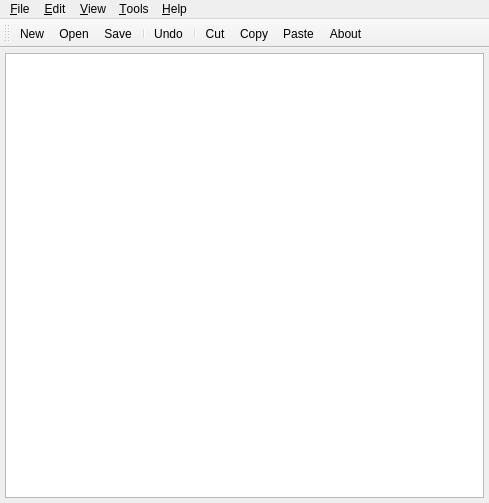
<ui version="4.0" >
 <author>Chris Ryan</author>
 <comment> * OpenRPT report writer and rendering engine
 * Copyright (C) 2001-2008 by OpenMFG, LLC
 *
 * This library is free software; you can redistribute it and/or
 * modify it under the terms of the GNU Lesser General Public
 * License as published by the Free Software Foundation; either
 * version 2.1 of the License, or (at your option) any later version.
 *
 * This library is distributed in the hope that it will be useful,
 * but WITHOUT ANY WARRANTY; without even the implied warranty of
 * MERCHANTABILITY or FITNESS FOR A PARTICULAR PURPOSE. See the GNU
 * Lesser General Public License for more details.
 *
 * You should have received a copy of the GNU Lesser General Public
 * License along with this library; if not, write to the Free Software
 * Foundation, Inc., 59 Temple Place, Suite 330, Boston, MA 02111-1307 USA
 * Please contact info@openmfg.com with any questions on this license.</comment>
 <class>MQLEdit</class>
 <widget class="QMainWindow" name="MQLEdit" >
  <property name="geometry" >
   <rect>
    <x>0</x>
    <y>0</y>
    <width>489</width>
    <height>503</height>
   </rect>
  </property>
  <property name="windowTitle" >
   <string>MetaSQL Editor</string>
  </property>
  <widget class="QWidget" name="widget" >
   <layout class="QVBoxLayout" >
    <property name="margin" >
     <number>5</number>
    </property>
    <property name="spacing" >
     <number>6</number>
    </property>
    <item>
     <widget class="QTextEdit" name="_text" >
      <property name="font" >
       <font>
        <family>Courier</family>
        <pointsize>11</pointsize>
        <weight>50</weight>
        <italic>false</italic>
        <bold>false</bold>
        <underline>false</underline>
        <strikeout>false</strikeout>
       </font>
      </property>
     </widget>
    </item>
   </layout>
  </widget>
  <widget class="QToolBar" name="toolBar" >
   <property name="orientation" >
    <enum>Qt::Horizontal</enum>
   </property>
   <attribute name="toolBarArea" >
    <number>4</number>
   </attribute>
   <addaction name="fileNewAction" />
   <addaction name="fileOpenAction" />
   <addaction name="fileSaveAction" />
   <addaction name="separator" />
   <addaction name="editUndoAction" />
   <addaction name="separator" />
   <addaction name="editCutAction" />
   <addaction name="editCopyAction" />
   <addaction name="editPasteAction" />
   <addaction name="helpAboutAction" />
  </widget>
  <widget class="QMenuBar" name="MenuBar" >
   <property name="geometry" >
    <rect>
     <x>0</x>
     <y>0</y>
     <width>489</width>
     <height>29</height>
    </rect>
   </property>
   <widget class="QMenu" name="ToolsMenu" >
    <property name="title" >
     <string>&amp;Tools</string>
    </property>
    <addaction name="toolsParse_QueryAction" />
    <addaction name="toolsExecute_QueryAction" />
   </widget>
   <widget class="QMenu" name="helpMenu" >
    <property name="title" >
     <string>&amp;Help</string>
    </property>
    <addaction name="helpContentsAction" />
    <addaction name="helpIndexAction" />
    <addaction name="separator" />
    <addaction name="helpAboutAction" />
   </widget>
   <widget class="QMenu" name="ViewMenu" >
    <property name="title" >
     <string>&amp;View</string>
    </property>
    <addaction name="viewParameter_ListAction" />
    <addaction name="viewLog_OutputAction" />
    <addaction name="viewResultsAction" />
    <addaction name="viewExecuted_SQLAction" />
   </widget>
   <widget class="QMenu" name="editMenu" >
    <property name="title" >
     <string>&amp;Edit</string>
    </property>
    <addaction name="editUndoAction" />
    <addaction name="editRedoAction" />
    <addaction name="separator" />
    <addaction name="editCutAction" />
    <addaction name="editCopyAction" />
    <addaction name="editPasteAction" />
    <addaction name="separator" />
    <addaction name="editFindAction" />
   </widget>
   <widget class="QMenu" name="fileMenu" >
    <property name="title" >
     <string>&amp;File</string>
    </property>
    <widget class="QMenu" name="popupMenu_6" >
     <property name="title" >
      <string>Database</string>
     </property>
     <addaction name="fileDatabaseConnectAction" />
     <addaction name="fileDatabaseDisconnectAction" />
    </widget>
    <addaction name="fileNewAction" />
    <addaction name="fileOpenAction" />
    <addaction name="fileSaveAction" />
    <addaction name="fileSaveAsAction" />
    <addaction name="separator" />
    <addaction name="popupMenu_6" />
    <addaction name="separator" />
    <addaction name="filePrintAction" />
    <addaction name="separator" />
    <addaction name="fileExitAction" />
   </widget>
   <addaction name="fileMenu" />
   <addaction name="editMenu" />
   <addaction name="ViewMenu" />
   <addaction name="ToolsMenu" />
   <addaction name="helpMenu" />
  </widget>
  <action name="fileNewAction" >
   <property name="icon" >
    <iconset resource="../OpenRPT/images/OpenRPTMetaSQL.qrc" >:/icons/filenew.xpm</iconset>
   </property>
   <property name="text" >
    <string>&amp;New</string>
   </property>
   <property name="iconText" >
    <string>New</string>
   </property>
   <property name="shortcut" >
    <string>Ctrl+N</string>
   </property>
  </action>
  <action name="fileOpenAction" >
   <property name="icon" >
    <iconset resource="../OpenRPT/images/OpenRPTMetaSQL.qrc" >:/icons/fileopen.xpm</iconset>
   </property>
   <property name="text" >
    <string>&amp;Open...</string>
   </property>
   <property name="iconText" >
    <string>Open</string>
   </property>
   <property name="shortcut" >
    <string>Ctrl+O</string>
   </property>
  </action>
  <action name="fileSaveAction" >
   <property name="icon" >
    <iconset resource="../OpenRPT/images/OpenRPTMetaSQL.qrc" >:/icons/filesave.xpm</iconset>
   </property>
   <property name="text" >
    <string>&amp;Save</string>
   </property>
   <property name="iconText" >
    <string>Save</string>
   </property>
   <property name="shortcut" >
    <string>Ctrl+S</string>
   </property>
  </action>
  <action name="fileSaveAsAction" >
   <property name="text" >
    <string>Save &amp;As...</string>
   </property>
   <property name="iconText" >
    <string>Save As</string>
   </property>
   <property name="shortcut" >
    <string/>
   </property>
  </action>
  <action name="filePrintAction" >
   <property name="icon" >
    <iconset resource="../OpenRPT/images/OpenRPTMetaSQL.qrc" >:/icons/fileprint.xpm</iconset>
   </property>
   <property name="text" >
    <string>&amp;Print...</string>
   </property>
   <property name="iconText" >
    <string>Print</string>
   </property>
   <property name="shortcut" >
    <string>Ctrl+P</string>
   </property>
  </action>
  <action name="fileExitAction" >
   <property name="text" >
    <string>E&amp;xit</string>
   </property>
   <property name="iconText" >
    <string>Exit</string>
   </property>
   <property name="shortcut" >
    <string/>
   </property>
  </action>
  <action name="editUndoAction" >
   <property name="icon" >
    <iconset resource="../OpenRPT/images/OpenRPTMetaSQL.qrc" >:/icons/editundo.xpm</iconset>
   </property>
   <property name="text" >
    <string>&amp;Undo</string>
   </property>
   <property name="iconText" >
    <string>Undo</string>
   </property>
   <property name="shortcut" >
    <string>Ctrl+Z</string>
   </property>
  </action>
  <action name="editRedoAction" >
   <property name="text" >
    <string>&amp;Redo</string>
   </property>
   <property name="iconText" >
    <string>Redo</string>
   </property>
   <property name="shortcut" >
    <string>Ctrl+Y</string>
   </property>
  </action>
  <action name="editCutAction" >
   <property name="icon" >
    <iconset resource="../OpenRPT/images/OpenRPTMetaSQL.qrc" >:/icons/editcut.xpm</iconset>
   </property>
   <property name="text" >
    <string>&amp;Cut</string>
   </property>
   <property name="iconText" >
    <string>Cut</string>
   </property>
   <property name="shortcut" >
    <string>Ctrl+X</string>
   </property>
  </action>
  <action name="editCopyAction" >
   <property name="icon" >
    <iconset resource="../OpenRPT/images/OpenRPTMetaSQL.qrc" >:/icons/editcopy.xpm</iconset>
   </property>
   <property name="text" >
    <string>C&amp;opy</string>
   </property>
   <property name="iconText" >
    <string>Copy</string>
   </property>
   <property name="shortcut" >
    <string>Ctrl+C</string>
   </property>
  </action>
  <action name="editPasteAction" >
   <property name="icon" >
    <iconset resource="../OpenRPT/images/OpenRPTMetaSQL.qrc" >:/icons/editpaste.xpm</iconset>
   </property>
   <property name="text" >
    <string>&amp;Paste</string>
   </property>
   <property name="iconText" >
    <string>Paste</string>
   </property>
   <property name="shortcut" >
    <string>Ctrl+V</string>
   </property>
  </action>
  <action name="editFindAction" >
   <property name="icon" >
    <iconset>image9</iconset>
   </property>
   <property name="text" >
    <string>&amp;Find...</string>
   </property>
   <property name="iconText" >
    <string>Find</string>
   </property>
   <property name="shortcut" >
    <string>Ctrl+F</string>
   </property>
  </action>
  <action name="helpContentsAction" >
   <property name="text" >
    <string>&amp;Contents...</string>
   </property>
   <property name="iconText" >
    <string>Contents</string>
   </property>
   <property name="shortcut" >
    <string/>
   </property>
  </action>
  <action name="helpIndexAction" >
   <property name="text" >
    <string>&amp;Index...</string>
   </property>
   <property name="iconText" >
    <string>Index</string>
   </property>
   <property name="shortcut" >
    <string/>
   </property>
  </action>
  <action name="helpAboutAction" >
   <property name="text" >
    <string>&amp;About</string>
   </property>
   <property name="iconText" >
    <string>About</string>
   </property>
   <property name="shortcut" >
    <string/>
   </property>
  </action>
  <action name="fileDatabaseAction" >
   <property name="text" >
    <string>Database</string>
   </property>
   <property name="iconText" >
    <string>Database</string>
   </property>
  </action>
  <action name="fileDatabaseConnectAction" >
   <property name="text" >
    <string>Connect...</string>
   </property>
   <property name="iconText" >
    <string>Connect...</string>
   </property>
  </action>
  <action name="fileDatabaseDisconnectAction" >
   <property name="text" >
    <string>Disconnect</string>
   </property>
   <property name="iconText" >
    <string>Disconnect</string>
   </property>
  </action>
  <action name="fileUnnamedAction" >
   <property name="text" >
    <string>Unnamed</string>
   </property>
   <property name="iconText" >
    <string>Unnamed</string>
   </property>
  </action>
  <action name="viewParameter_ListAction" >
   <property name="text" >
    <string>Parameter List...</string>
   </property>
   <property name="iconText" >
    <string>Parameter List...</string>
   </property>
  </action>
  <action name="viewLog_OutputAction" >
   <property name="text" >
    <string>Log Output...</string>
   </property>
   <property name="iconText" >
    <string>Log Output...</string>
   </property>
  </action>
  <action name="viewResultsAction" >
   <property name="text" >
    <string>Results...</string>
   </property>
   <property name="iconText" >
    <string>Results...</string>
   </property>
  </action>
  <action name="toolsParse_QueryAction" >
   <property name="text" >
    <string>Parse Query</string>
   </property>
   <property name="iconText" >
    <string>Parse Query</string>
   </property>
  </action>
  <action name="toolsExecute_QueryAction" >
   <property name="text" >
    <string>Execute Query</string>
   </property>
   <property name="iconText" >
    <string>Execute Query</string>
   </property>
  </action>
  <action name="viewExecuted_SQLAction" >
   <property name="text" >
    <string>Executed SQL...</string>
   </property>
   <property name="iconText" >
    <string>Executed SQL...</string>
   </property>
  </action>
 </widget>
 <layoutdefault spacing="6" margin="0" />
 <resources>
  <include location="../OpenRPT/images/OpenRPTMetaSQL.qrc" />
 </resources>
 <connections>
  <connection>
   <sender>editUndoAction</sender>
   <signal>activated()</signal>
   <receiver>_text</receiver>
   <slot>undo()</slot>
   <hints>
    <hint type="sourcelabel" >
     <x>-1</x>
     <y>-1</y>
    </hint>
    <hint type="destinationlabel" >
     <x>20</x>
     <y>20</y>
    </hint>
   </hints>
  </connection>
  <connection>
   <sender>editRedoAction</sender>
   <signal>activated()</signal>
   <receiver>_text</receiver>
   <slot>redo()</slot>
   <hints>
    <hint type="sourcelabel" >
     <x>-1</x>
     <y>-1</y>
    </hint>
    <hint type="destinationlabel" >
     <x>20</x>
     <y>20</y>
    </hint>
   </hints>
  </connection>
  <connection>
   <sender>editCutAction</sender>
   <signal>activated()</signal>
   <receiver>_text</receiver>
   <slot>cut()</slot>
   <hints>
    <hint type="sourcelabel" >
     <x>-1</x>
     <y>-1</y>
    </hint>
    <hint type="destinationlabel" >
     <x>20</x>
     <y>20</y>
    </hint>
   </hints>
  </connection>
  <connection>
   <sender>editCopyAction</sender>
   <signal>activated()</signal>
   <receiver>_text</receiver>
   <slot>copy()</slot>
   <hints>
    <hint type="sourcelabel" >
     <x>-1</x>
     <y>-1</y>
    </hint>
    <hint type="destinationlabel" >
     <x>20</x>
     <y>20</y>
    </hint>
   </hints>
  </connection>
  <connection>
   <sender>editPasteAction</sender>
   <signal>activated()</signal>
   <receiver>_text</receiver>
   <slot>paste()</slot>
   <hints>
    <hint type="sourcelabel" >
     <x>-1</x>
     <y>-1</y>
    </hint>
    <hint type="destinationlabel" >
     <x>20</x>
     <y>20</y>
    </hint>
   </hints>
  </connection>
 </connections>
</ui>
